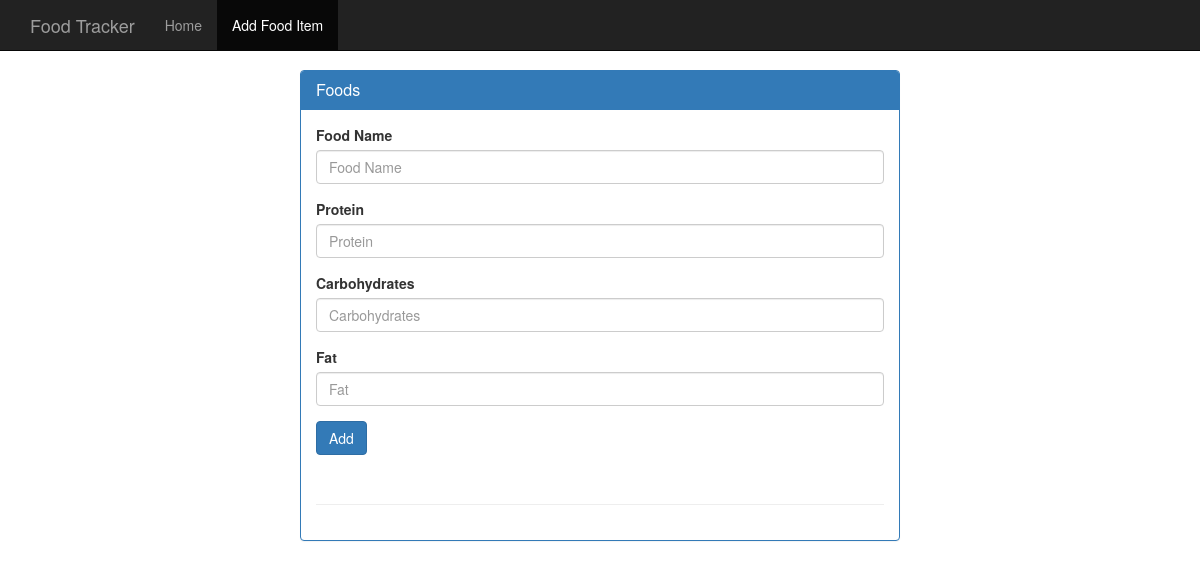
/food, run on an earlier commit of the app's database.
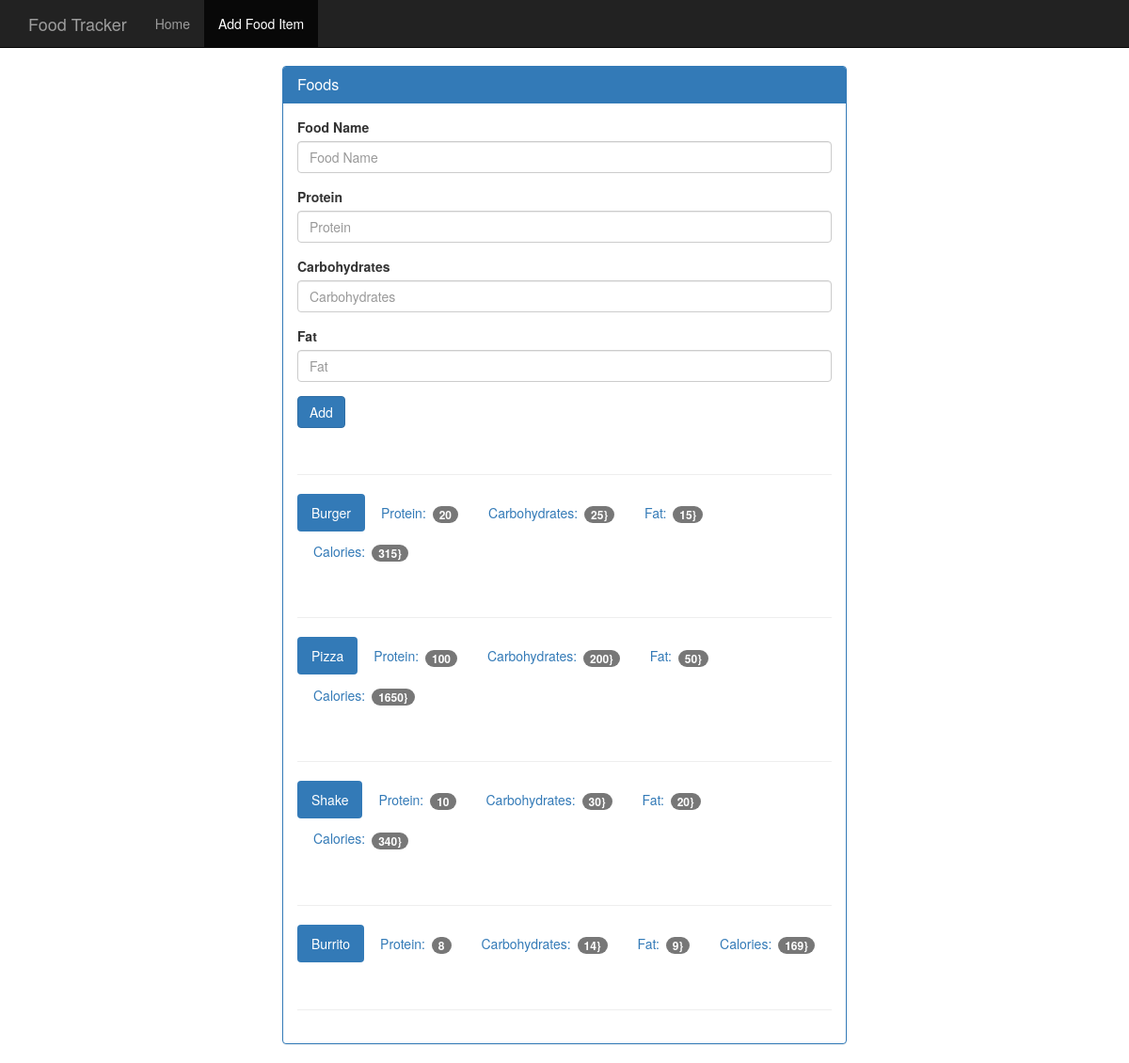
And on a later commit of the database.
### tables this page shows
CREATE TABLE food (
  id integer primary key autoincrement,
  name text not null,
  protein integer not null,
  carbohydrates integer not null,
  fat integer not null,
  calories integer not null
);

### app.py (the view, shortened to what this page needs)
@app.route('/food', methods=['GET', 'POST'])
def food():
  db = get_db()
  cur = db.execute('select name, protein, carbohydrates, fat, calories from food')
  results = cur.fetchall()
  return render_template('add_food.html', results = results)

### app.py (called while the page is built)
@app.teardown_appcontext
def close(error):
  if hasattr(g, 'sqlite_db'):
    g.sqlite_db.close()

### database.py (called while the page is built)
def connect_db():
  sql = sqlite3.connect('food_log.db')
  sql.row_factory = sqlite3.Row
  return sql

def get_db():
  if not hasattr(g, 'sqlite3_db'):
    g.sqlite_db = connect_db()
  return g.sqlite_db

### templates/add_food.html
{% extends "base.html" %}
{% block body %}
    <nav class="navbar navbar-inverse navbar-fixed-top">
      <div class="container">
        <div class="navbar-header">
          <a class="navbar-brand" href="{{ url_for('index') }}">Food Tracker</a>
        </div>
        <div id="navbar" class="navbar-collapse collapse">
          <ul class="nav navbar-nav">
            <li><a href="{{ url_for('index') }}">Home</a></li>
            <li class="active"><a href="{{ url_for('food') }}">Add Food Item</a></li>
          </ul>
        </div>
      </div>
    </nav>
    <div class="container theme-showcase col-sm-6 col-sm-offset-3" role="main">
      <div class="row">
        <div>
          <div class="panel panel-primary">
            <div class="panel-heading">
              <h3 class="panel-title">Foods</h3>
            </div>
            <div class="panel-body">
              <form method="POST" action="{{ url_for('food') }}">
                <div class="form-group">
                  <label for="food-name">Food Name</label>
                  <input type="text" class="form-control" id="food-name" name="food-name" placeholder="Food Name">
                </div>
                <div class="form-group">
                  <label for="protein">Protein</label>
                  <input type="number" class="form-control" id="protein" name="protein" placeholder="Protein">
                </div>
                <div class="form-group">
                  <label for="carbohydrates">Carbohydrates</label>
                  <input type="number" class="form-control" id="carbohydrates" name="carbohydrates" placeholder="Carbohydrates">
                </div>
                <div class="form-group">
                  <label for="fat">Fat</label>
                  <input type="number" class="form-control" id="fat" name="fat" placeholder="Fat">
                </div>
                <button type="submit" class="btn btn-primary">Add</button>
              </form>
              <div class="page-header"></div>
              {% for food in results %}
              <ul class="nav nav-pills" role="tablist">
                <li class="active"><a>{{food.name}}</a></li>
                <li><a>Protein: <span class="badge">{{food.protein}}</span></a></li>
                <li><a>Carbohydrates: <span class="badge">{{food.carbohydrates}}}</span></a></li>
                <li><a>Fat: <span class="badge">{{food.fat}}}</span></a></li>
                <li><a>Calories: <span class="badge">{{food.calories}}}</span></a></li>
              </ul>
              <div class="page-header"></div>
              {% endfor %}
            </div>
          </div>
        </div>
      </div>
    </div>
{% endblock %}

What changed in the data, as far as the page shows it:
added food: name "Burger", protein "20", carbohydrates "25", fat "15", calories "315"
added food: name "Pizza", protein "100", carbohydrates "200", fat "50", calories "1650"
added food: name "Shake", protein "10", carbohydrates "30", fat "20", calories "340"
added food: name "Burrito", protein "8", carbohydrates "14", fat "9", calories "169"
